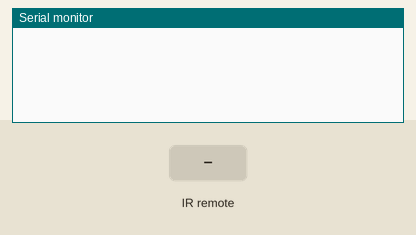
A sketch run on a simulated Arduino Uno, built with avr-gcc and run on an emulated ATmega328P. Parts: the last lines printed to the serial monitor. Inputs (shaded band) come from the test bench.

Above: at 1.2 s.
1.3 s: infrared code 0xFF9867 received
At 1.8 s:
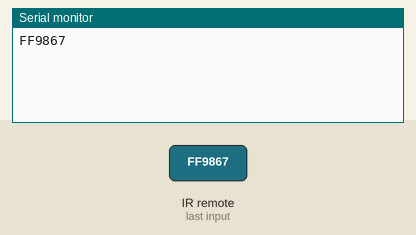
2.8 s: infrared code 0xFFB04F received
At 4.0 s:
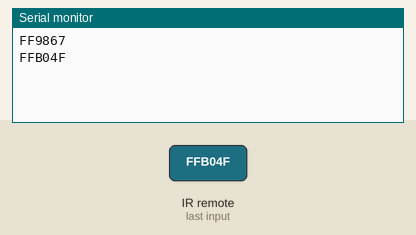
4.3 s: infrared code 0xFF906F received
At 5.4 s:
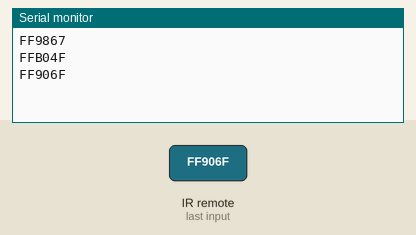
5.8 s: infrared code 0xFFE01F received
At 6.6 s:
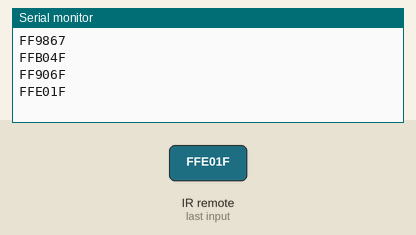

The sketch:

telecomando-tramite-sernsore-IR.ino
```cpp
#include <IRremote.h>

int IRSensorPin = 2;
IRrecv irrecv(IRSensorPin);
decode_results res;

#define KY_OK 0
#define KY_NO 1
#define KY_UP 2
#define KY_DOWN 3
#define KY_NONE 4

void setup() {
  Serial.begin(9600);
  irrecv.enableIRIn();
}

void loop(){
  L_IRsensor();
  readKeys();
}

void L_IRsensor(){
  if (irrecv.decode(&res)){
    Serial.println(res.value, HEX);
    irrecv.resume();
  }
  delay(100);
}

int readKeys() {
  if (res.value == 0xFF9867) {            // OK = FF9867
    //Serial.println("OK");
    return KY_OK;
  } else if (res.value == 0xFFB04F) {      // NO = FFB04F
    //Serial.println("NO");
    return KY_NO;
  } else if (res.value == 0xFF906F) {      // UP = FF906F
    //Serial.println("UP");
    return KY_UP;
  } else if (res.value == 0xFFE01F) {      // DOWN = FFE01F
    //Serial.println("DOWN");
    return KY_DOWN;
  } else return KY_NONE;

  delay(10);
}
```

Measured:
- after the input at 1.3 s, the serial monitor: prints a new line at once (image 1)
- after the input at 2.8 s, the serial monitor: prints a new line at once (image 2)
- after the input at 4.3 s, the serial monitor: prints a new line at once (image 3)
- after the input at 5.8 s, the serial monitor: prints a new line at once (image 4)
